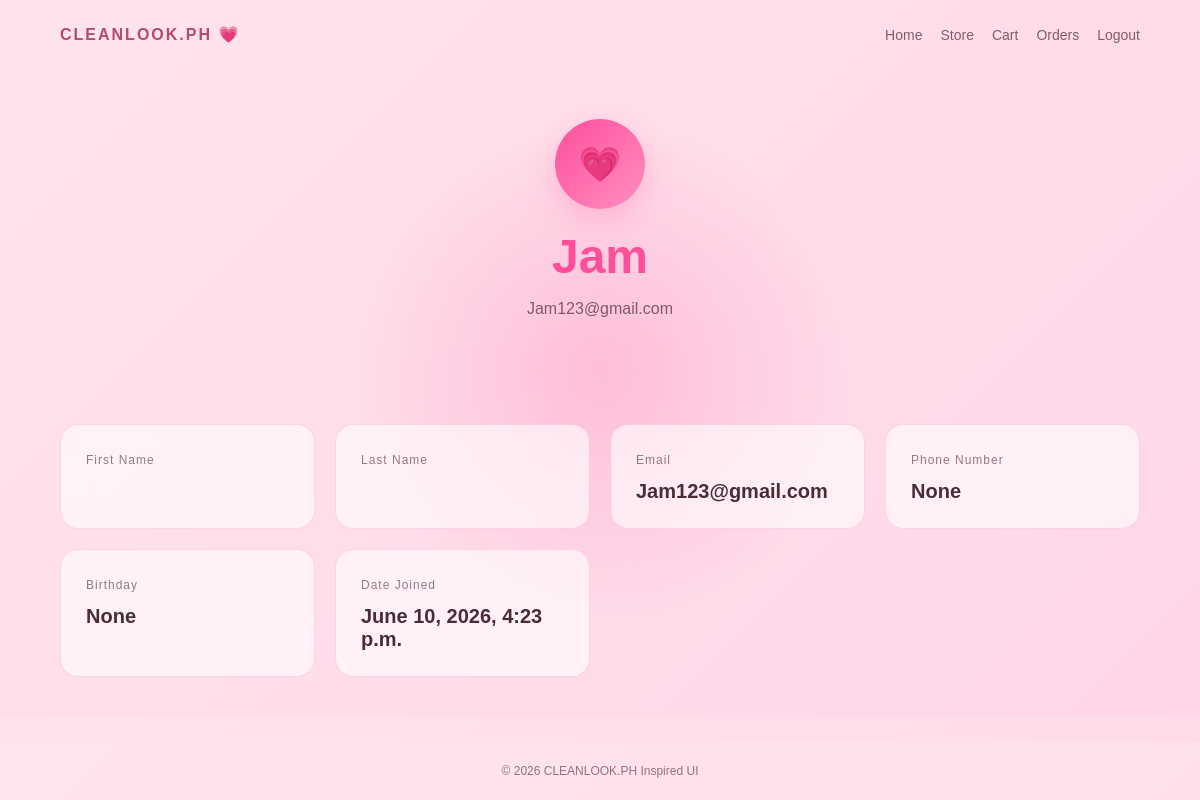
Screenshot of /profile/ (signed in) with the database file from the repository.
### authentication/models.py (models this page shows, shortened)
class User(AbstractUser):
    email = models.EmailField(unique=True)
    phone = models.CharField(max_length=20, blank=True, null=True)
    birthday = models.DateField(blank=True, null=True)

### authentication/views.py (the view)
# urls.py: path("profile/", profile_view, name="profile"),
@login_required
def profile_view(request):
    return render(request, "authentication/profile.html")

### authentication/templates/authentication/profile.html (shortened to what this page needs)
{% load static %}
<!DOCTYPE html>
<html>
<head>
    <link rel="stylesheet" href="{% static 'authentication/profile.css' %}">
</head>
<body>
<header class="nav">
    <a class="logo" href="/">
        CLEANLOOK.PH 💗
    </a>
    <nav class="nav-links">
        <a href="/">Home</a>
        <a href="/store/">Store</a>
        <a href="/cart/">Cart</a>
        <a href="/orders/">Orders</a>
        <a href="/logout/">Logout</a>
    </nav>
</header>
<section class="profile-hero">
    <div class="hero-content">
        <div class="avatar">
            💗
        </div>
        <h1>{{ request.user.username }}</h1>
        <p>{{ request.user.email }}</p>
    </div>
</section>
<section class="profile-section">
    <div class="profile-grid">
        <div class="info-card">
            <span>First Name</span>
        </div>
        <div class="info-card">
            <span>Last Name</span>
        </div>
        <div class="info-card">
            <span>Email</span>
            <h3>{{ request.user.email }}</h3>
        </div>
        <div class="info-card">
            <span>Phone Number</span>
            <h3>{{ request.user.phone }}</h3>
        </div>
        <div class="info-card">
            <span>Birthday</span>
            <h3>{{ request.user.birthday }}</h3>
        </div>
        <div class="info-card">
            <span>Date Joined</span>
            <h3>{{ request.user.date_joined }}</h3>
        </div>
    </div>
</section>
<footer style="
    position: fixed;
    bottom: 0;
    left: 0;
    width: 100%;
    z-index: 9999;
    background: #ffe4ec;
    text-align: center;
    padding: 10px 0;
">
    <p>© 2026 CLEANLOOK.PH Inspired UI</p>
</footer>
</body>
</html>

### authentication/static/authentication/profile.css (style rules this page uses)
body { margin: 0; font-family: Arial, sans-serif; background: linear-gradient(135deg, #ffe4ec, #ffd6e8); color: #4a2b3a; animation: pageFade 0.6s ease-out; }
body::before { content: ""; position: fixed; width: 500px; height: 500px; background: radial-gradient( circle, rgba(255,79,154,0.22), transparent 70% ); top: 15%; left: 50%; transform: translateX(-50%); animation: floatGlow 8s ease-in-out infinite; z-index: 0; }
.nav { display: flex; justify-content: space-between; align-items: center; padding: 25px 60px; position: relative; z-index: 2; }
.logo { text-decoration: none; font-weight: bold; letter-spacing: 2px; color: #b34b6f; }
.nav-links { display: flex; gap: 18px; }
.nav-links a { text-decoration: none; color: #6b3a4a; font-size: 14px; opacity: 0.8; transition: 0.3s; }
.profile-hero { text-align: center; padding: 50px 20px; position: relative; z-index: 2; animation: heroUp 0.8s ease-out; }
.avatar { width: 90px; height: 90px; margin: auto; border-radius: 50%; background: linear-gradient( 135deg, #ff4f9a, #ff8ec2 ); display: flex; align-items: center; justify-content: center; font-size: 34px; box-shadow: 0 10px 30px rgba(255,79,154,0.25); animation: floatAvatar 4s ease-in-out infinite; }
.hero-content h1 { margin-top: 20px; margin-bottom: 5px; font-size: 48px; color: #ff4f9a; }
.hero-content p { opacity: 0.7; }
.profile-section { padding: 40px 60px; position: relative; z-index: 2; }
.profile-grid { display: grid; grid-template-columns: repeat(auto-fit, minmax(240px, 1fr)); gap: 20px; }
.info-card { background: rgba(255,255,255,0.6); backdrop-filter: blur(12px); border-radius: 18px; padding: 25px; border: 1px solid rgba(255,79,154,0.2); transition: all 0.3s ease; opacity: 0; transform: translateY(20px); animation: cardIn 0.7s ease forwards; }
.info-card:nth-child(1) { animation-delay: 0.1s; }
.info-card:nth-child(2) { animation-delay: 0.2s; }
.info-card:nth-child(3) { animation-delay: 0.3s; }
.info-card:nth-child(4) { animation-delay: 0.4s; }
.info-card:nth-child(5) { animation-delay: 0.5s; }
.info-card:nth-child(6) { animation-delay: 0.6s; }
.info-card span { font-size: 12px; opacity: 0.6; letter-spacing: 1px; }
.info-card h3 { margin-top: 12px; margin-bottom: 0; font-size: 20px; color: #4a2b3a; }
footer { text-align: center; padding: 40px; font-size: 12px; opacity: 0.6; }

### rows the page displays
User: user.username "Jam", user.email "Jam123@gmail.com", user.phone "None", user.birthday "None", user.date_joined "June 10, 2026, 4:23 p.m."
